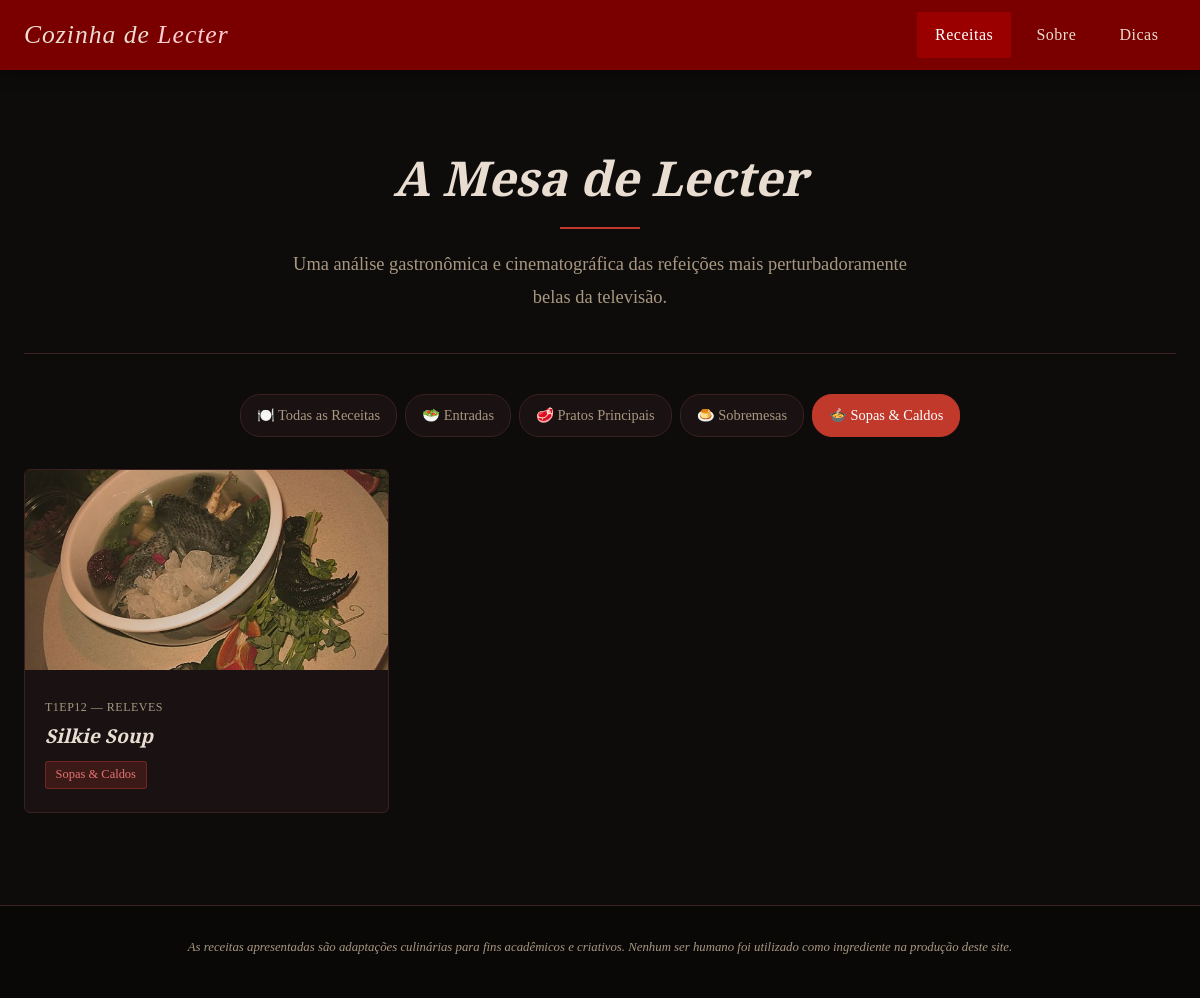
Page /index.php?categoria=sopas on the committed database.
### tables this page shows
CREATE TABLE IF NOT EXISTS receitas (
    id INT AUTO_INCREMENT PRIMARY KEY,
    episodio VARCHAR(100) NOT NULL,
    titulo VARCHAR(200) NOT NULL,
    categoria VARCHAR(50) NOT NULL,
    imagem VARCHAR(255),
    descricao LONGTEXT NOT NULL,
    curiosidade LONGTEXT NOT NULL,
    criado_em TIMESTAMP DEFAULT CURRENT_TIMESTAMP
);

### index.php (the view, shortened to what this page needs)
<?php
require 'php/conexao.php';
$categoriaFiltro = isset($_GET['categoria']) ? $_GET['categoria'] : 'todas';
$stmt = $pdo->query("SELECT DISTINCT categoria FROM receitas ORDER BY categoria");
$categorias = $stmt->fetchAll(PDO::FETCH_COLUMN);
if ($categoriaFiltro === 'todas') {
    $stmt = $pdo->query("SELECT id, episodio, titulo, categoria, imagem FROM receitas ORDER BY id");
} else {
    $stmt = $pdo->prepare("SELECT id, episodio, titulo, categoria, imagem FROM receitas WHERE categoria = ? ORDER BY id");
    $stmt->execute([$categoriaFiltro]);
}
$receitas = $stmt->fetchAll();
?>
<!DOCTYPE html>
<html lang="pt-BR">
<head>
    <link rel="stylesheet" href="css/style.css">
</head>
<body>
    <?php include 'php/header.php'; ?>
    <main class="conteudo-principal">
        <div class="container">
            <section class="hero">
                <h1>A Mesa de Lecter</h1>
                <div class="divisor"></div>
                <p>
                    Uma análise gastronômica e cinematográfica
                    das refeições mais perturbadoramente belas da televisão.
                </p>
            </section>
            <div class="filtro-categorias">
                <a href="index.php?categoria=todas" class="<?= ($categoriaFiltro === 'todas') ? 'ativo' : '' ?>">
                    🍽️ Todas as Receitas
                </a>
                <?php foreach ($categorias as $cat): ?>
                    <a href="index.php?categoria=<?= urlencode($cat) ?>"
                       class="<?= ($categoriaFiltro === $cat) ? 'ativo' : '' ?>">
                        <?php
                        $labels = [
                            'entradas' => '🥗 Entradas',
                            'sopas' => '🍲 Sopas & Caldos',
                            'pratos-principais' => '🥩 Pratos Principais',
                            'frutos-do-mar' => '🦪 Frutos do Mar',
                            'sobremesas' => '🍮 Sobremesas'
                        ];
                        echo $labels[$cat] ?? ucfirst($cat);
                        ?>
                    </a>
                <?php endforeach; ?>
            </div>
            <section class="grid-receitas">
                <?php if (count($receitas) > 0): ?>
                    <?php foreach ($receitas as $receita): ?>
                        <a href="receita.php?id=<?= $receita['id'] ?>" class="card-receita">
                            <?php if ($receita['imagem']): ?>
                                <img src="<?= htmlspecialchars($receita['imagem']) ?>"
                                     alt="<?= htmlspecialchars($receita['titulo']) ?>">
                            <?php else: ?>
                                <div class="card-img-placeholder">🍽️</div>
                            <?php endif; ?>
                            <div class="card-corpo">
                                <span class="card-episodio"><?= htmlspecialchars($receita['episodio']) ?></span>
                                <h3 class="card-titulo"><?= htmlspecialchars($receita['titulo']) ?></h3>
                                <span class="card-categoria">
                                    <?php
                                    $labels = [
                                        'entradas' => 'Entradas',
                                        'sopas' => 'Sopas & Caldos',
                                        'pratos-principais' => 'Pratos Principais',
                                        'frutos-do-mar' => 'Frutos do Mar',
                                        'sobremesas' => 'Sobremesas'
                                    ];
                                    echo $labels[$receita['categoria']] ?? ucfirst($receita['categoria']);
                                    ?>
                                </span>
                            </div>
                        </a>
                    <?php endforeach; ?>
                <?php endif; ?>
            </section>
        </div>
    </main>
    <?php include 'php/footer.php'; ?>
</body>
</html>

### css/style.css (style rules this page uses)
:root { --cor-fundo: #0e0b0b; --cor-fundo-card: #1a1212; --cor-fundo-alt: #140f0f; --cor-menu: #7a0000; --cor-menu-hover: #9b0000; --cor-destaque: #c0392b; --cor-texto: #e8ddd0; --cor-texto-suave: #a89880; --cor-borda: #3a2020; --fonte-titulo: 'Playfair Display', Georgia, serif; --fonte-corpo: 'EB Garamond', 'Times New Roman', serif; --altura-menu: 70px; --transicao: 0.3s ease; }
* { margin: 0; padding: 0; box-sizing: border-box; }
html { scroll-behavior: smooth; }
body { background-color: var(--cor-fundo); color: var(--cor-texto); font-family: var(--fonte-corpo); font-size: 1.05rem; line-height: 1.75; min-height: 100vh; }
a { color: var(--cor-destaque); text-decoration: none; transition: color var(--transicao); }
h1, h2, h3, h4, h5 { font-family: var(--fonte-titulo); font-weight: 700; line-height: 1.25; color: var(--cor-texto); }
h1 { font-size: 2.6rem; }
h3 { font-size: 1.5rem; }
p { margin-bottom: 1rem; }
.container { max-width: 1200px; margin: 0 auto; padding: 0 1.5rem; }
.conteudo-principal { padding-top: calc(var(--altura-menu) + 30px); padding-bottom: 60px; min-height: calc(100vh - var(--altura-menu)); }
.hero { text-align: center; padding: 3rem 1.5rem 2.5rem; border-bottom: 1px solid var(--cor-borda); margin-bottom: 2.5rem; }
.hero h1 { font-size: 3rem; font-style: italic; margin-bottom: 0.75rem; }
.hero p { font-size: 1.15rem; color: var(--cor-texto-suave); max-width: 650px; margin: 0 auto; }
.divisor { width: 80px; height: 2px; background: var(--cor-destaque); margin: 1.2rem auto; }
.filtro-categorias { display: flex; gap: 0.5rem; flex-wrap: wrap; margin-bottom: 2rem; justify-content: center; }
.filtro-categorias a { background-color: var(--cor-fundo-card); border: 1px solid var(--cor-borda); color: var(--cor-texto-suave); padding: 0.5rem 1rem; border-radius: 20px; font-size: 0.9rem; transition: all var(--transicao); }
.filtro-categorias a:hover, .filtro-categorias a.ativo { background-color: var(--cor-destaque); border-color: var(--cor-destaque); color: #fff; }
.grid-receitas { display: grid; grid-template-columns: repeat(auto-fill, minmax(280px, 1fr)); gap: 1.75rem; margin-bottom: 2rem; }
.card-receita { background-color: var(--cor-fundo-card); border: 1px solid var(--cor-borda); border-radius: 6px; overflow: hidden; transition: transform var(--transicao), box-shadow var(--transicao), border-color var(--transicao); cursor: pointer; }
.card-receita img { width: 100%; height: 200px; object-fit: cover; filter: brightness(0.85) saturate(0.9); transition: filter var(--transicao); }
.card-corpo { padding: 1.1rem 1.25rem 1.4rem; }
.card-episodio { display: block; font-size: 0.75rem; color: var(--cor-texto-suave); letter-spacing: 0.5px; margin-bottom: 0.4rem; text-transform: uppercase; }
.card-titulo { font-size: 1.2rem; font-style: italic; margin-bottom: 0.6rem; }
.card-categoria { display: inline-block; background-color: rgba(192, 57, 43, 0.2); border: 1px solid rgba(192, 57, 43, 0.4); color: #e57373; font-size: 0.78rem; padding: 0.15rem 0.6rem; border-radius: 3px; }

### rows in the picture
receitas: imagem (picture), episodio "T1EP12 — RELEVES", titulo "Silkie Soup", categoria "Sopas & Caldos"

### other values in the picture
$labels[$cat] "🥗 Entradas"
$labels[$cat] "🥩 Pratos Principais"
$labels[$cat] "🍮 Sobremesas"
$labels[$cat] "🍲 Sopas & Caldos"
